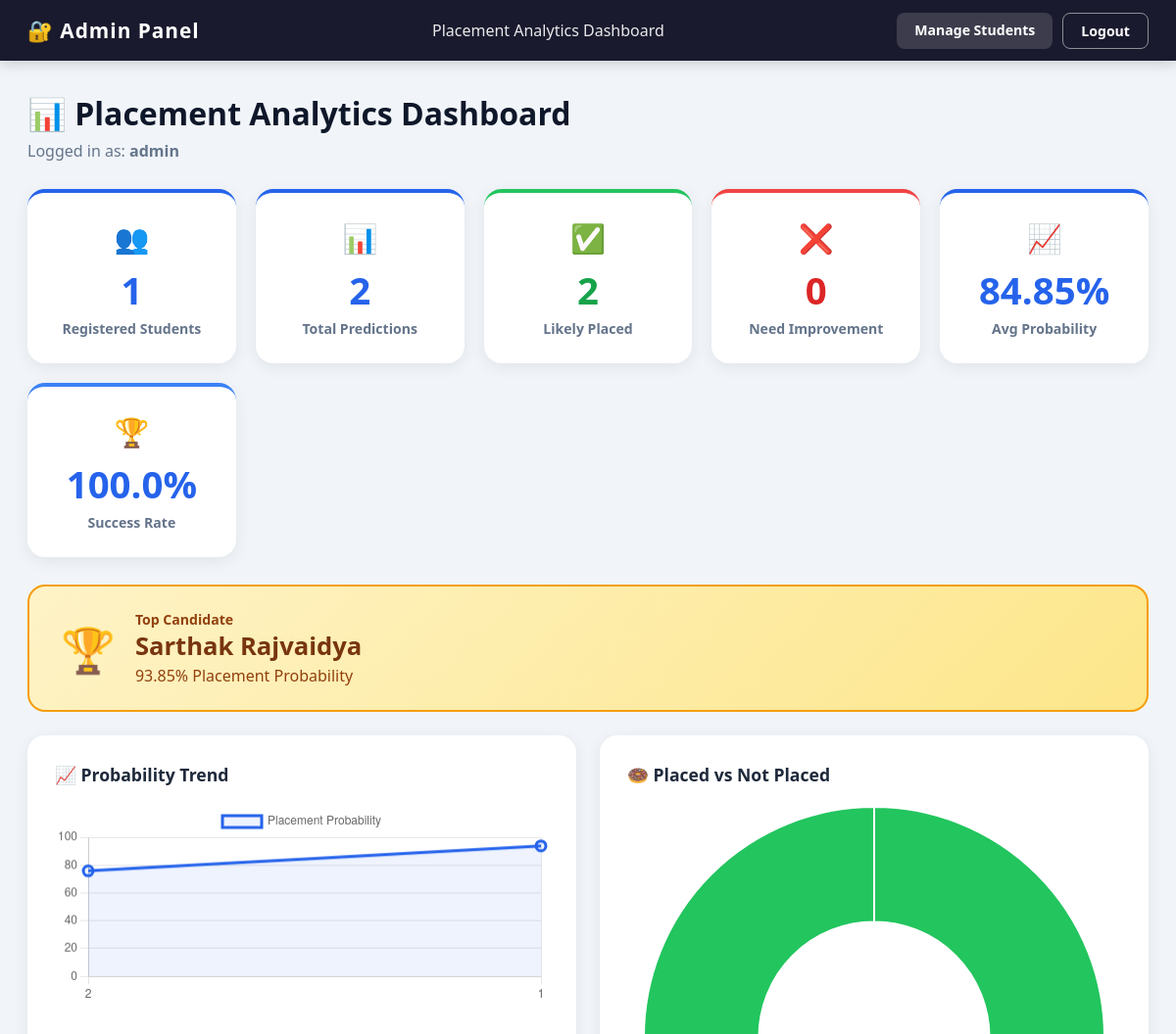
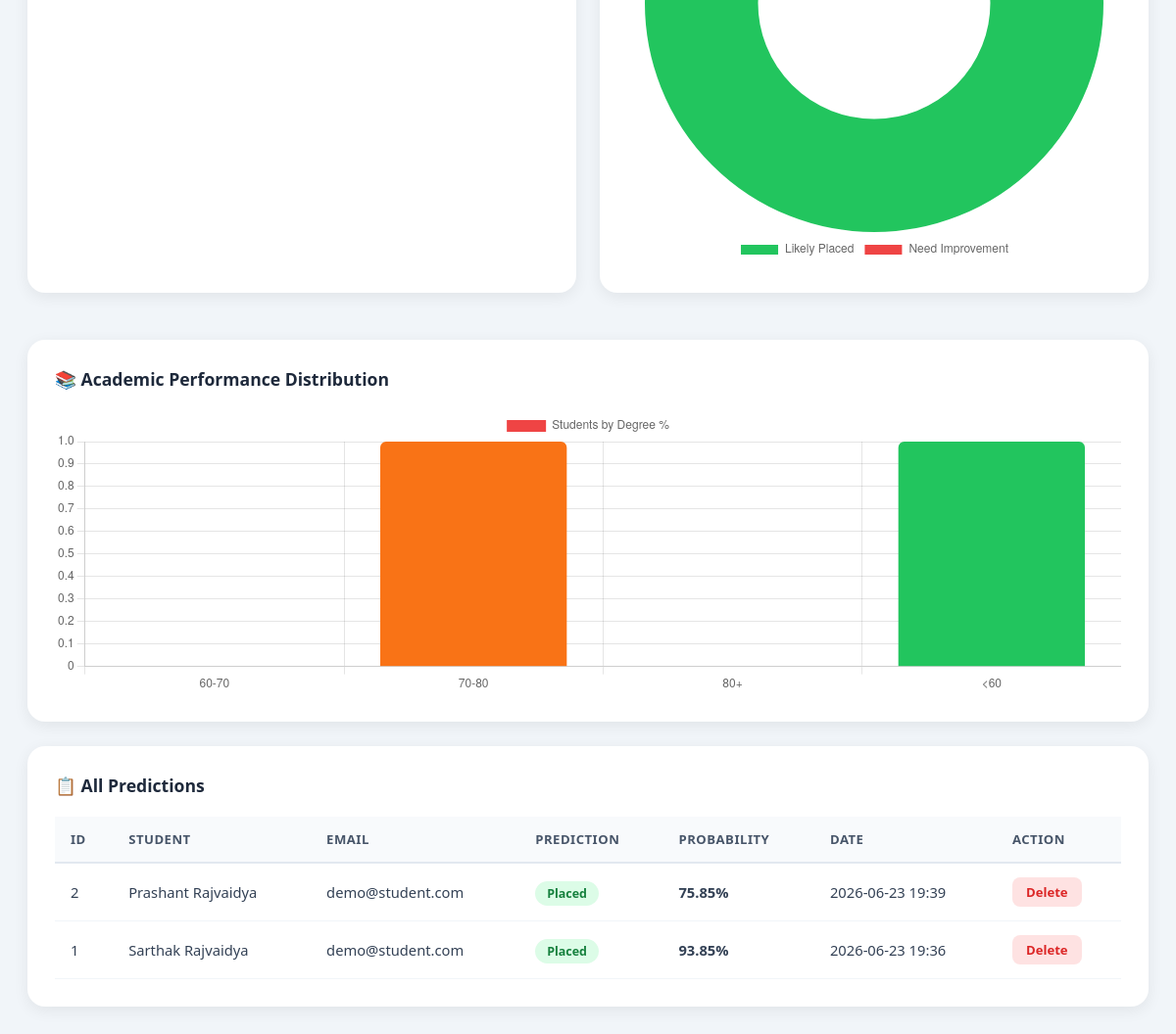
Screenshot of /admin/dashboard (signed in) with the database file from the repository (2 pictures, top to bottom).
### tables this page shows
CREATE TABLE predictions(
        id INTEGER PRIMARY KEY AUTOINCREMENT,
        student_id INTEGER,
        name TEXT,
        email TEXT,
        prediction TEXT,
        probability REAL,
        degree_p REAL,
        skills_rating INTEGER,
        dsa_rating INTEGER,
        communication_rating INTEGER,
        projects_count INTEGER,
        internships_count INTEGER,
        date TIMESTAMP DEFAULT CURRENT_TIMESTAMP
    );

### app.py (the view)
@app.route('/admin/dashboard')
def admin_dashboard():
    if session.get('role') != 'admin':
        return redirect(url_for('admin_login'))
    conn = get_db()
    rows  = conn.execute("SELECT * FROM predictions ORDER BY date DESC").fetchall()
    students = conn.execute("SELECT * FROM students ORDER BY created_at DESC").fetchall()
    conn.close()
    total_predictions = len(rows)
    total_placed      = sum(1 for r in rows if 'LIKELY' in r['prediction'])
    total_not_placed  = total_predictions - total_placed
    total_students    = len(students)
    avg_prob = round(sum(r['probability'] for r in rows) / total_predictions, 2) if rows else 0
    placement_rate = round((total_placed / total_predictions)*100, 2) if rows else 0
    top_candidate = max(rows, key=lambda r: r['probability'], default=None)
    trend_labels  = [str(r['id']) for r in rows[-20:]]
    trend_values  = [r['probability'] for r in rows[-20:]]
    degree_buckets = {'<60': 0, '60-70': 0, '70-80': 0, '80+': 0}
    for r in rows:
        dp = r['degree_p'] or 0
        if dp < 60:   degree_buckets['<60'] += 1
        elif dp < 70: degree_buckets['60-70'] += 1
        elif dp < 80: degree_buckets['70-80'] += 1
        else:         degree_buckets['80+'] += 1
    return render_template('admin.html',
        rows=rows, students=students,
        total_predictions=total_predictions, total_placed=total_placed,
        total_not_placed=total_not_placed, total_students=total_students,
        average_probability=avg_prob, placement_rate=placement_rate,
        top_candidate=top_candidate,
        trend_labels=trend_labels, trend_values=trend_values,
        degree_buckets=degree_buckets)

### app.py (called while the page is built)
def get_db():
    conn = sqlite3.connect("placement.db")
    conn.row_factory = sqlite3.Row
    return conn

### templates/admin.html (shortened to what this page needs)
<!DOCTYPE html>
<html lang="en">
<head>
<link rel="stylesheet" href="{{ url_for('static', filename='style.css') }}">
</head>
<body class="dash-body">
<nav class="dash-nav admin-nav">
  <div class="nav-brand">🔐 Admin Panel</div>
  <div class="nav-center">Placement Analytics Dashboard</div>
  <div class="nav-links">
    <a href="{{ url_for('admin_students') }}" class="nav-btn">Manage Students</a>
    <a href="{{ url_for('admin_logout') }}" class="nav-btn nav-btn-outline">Logout</a>
  </div>
</nav>
<div class="dash-container">
  <div class="dash-welcome">
    <h1>📊 Placement Analytics Dashboard</h1>
    <p>Logged in as: <strong>{{ session.admin_name }}</strong></p>
  </div>
  <div class="stats-grid">
    <div class="stat-card">
      <div class="stat-icon">👥</div>
      <div class="stat-num">{{ total_students }}</div>
      <div class="stat-label">Registered Students</div>
    </div>
    <div class="stat-card">
      <div class="stat-icon">📊</div>
      <div class="stat-num">{{ total_predictions }}</div>
      <div class="stat-label">Total Predictions</div>
    </div>
    <div class="stat-card stat-card-green">
      <div class="stat-icon">✅</div>
      <div class="stat-num">{{ total_placed }}</div>
      <div class="stat-label">Likely Placed</div>
    </div>
    <div class="stat-card stat-card-red">
      <div class="stat-icon">❌</div>
      <div class="stat-num">{{ total_not_placed }}</div>
      <div class="stat-label">Need Improvement</div>
    </div>
    <div class="stat-card">
      <div class="stat-icon">📈</div>
      <div class="stat-num">{{ average_probability }}%</div>
      <div class="stat-label">Avg Probability</div>
    </div>
    <div class="stat-card stat-card-blue">
      <div class="stat-icon">🏆</div>
      <div class="stat-num">{{ placement_rate }}%</div>
      <div class="stat-label">Success Rate</div>
    </div>
  </div>
  {% if top_candidate %}
  <div class="top-candidate-card">
    <div class="tc-icon">🏆</div>
    <div>
      <h3>Top Candidate</h3>
      <h2>{{ top_candidate['name'] }}</h2>
      <p>{{ top_candidate['probability'] }}% Placement Probability</p>
    </div>
  </div>
  {% endif %}
  <div class="chart-grid">
    <div class="dashboard-box">
      <h2>📈 Probability Trend</h2>
      <canvas id="trendChart" height="120"></canvas>
    </div>
    <div class="dashboard-box">
      <h2>🍩 Placed vs Not Placed</h2>
      <canvas id="doughnutChart" height="120"></canvas>
    </div>
  </div>
  <div class="dashboard-box" style="margin-bottom:25px">
    <h2>📚 Academic Performance Distribution</h2>
    <canvas id="degreeChart" height="80"></canvas>
  </div>
  <div class="dashboard-box">
    <h2>📋 All Predictions</h2>
    <div class="table-wrap">
      <table class="data-table">
        <thead>
          <tr><th>ID</th><th>Student</th><th>Email</th><th>Prediction</th><th>Probability</th><th>Date</th><th>Action</th></tr>
        </thead>
        <tbody>
        {% for row in rows %}
        <tr>
          <td>{{ row['id'] }}</td>
          <td>{{ row['name'] }}</td>
          <td>{{ row['email'] }}</td>
          <td>
            <span class="badge {% if 'LIKELY' in row['prediction'] %}badge-green{% else %}badge-red{% endif %}">
              {{ 'Placed' if 'LIKELY' in row['prediction'] else 'Not Placed' }}
            </span>
          </td>
          <td><strong>{{ row['probability'] }}%</strong></td>
          <td>{{ row['date'][:16] }}</td>
          <td>
            <a href="{{ url_for('delete_prediction', pid=row['id']) }}"
               onclick="return confirm('Delete this prediction?')" class="tbl-btn tbl-btn-danger">Delete</a>
          </td>
        </tr>
        {% endfor %}
        </tbody>
      </table>
    </div>
  </div>
</div>
<script>
const labels = {{ trend_labels|tojson }};
const values = {{ trend_values|tojson }};
new Chart(document.getElementById('trendChart'), {
  type: 'line',
  data: {
    labels, datasets: [{
      label: 'Placement Probability',
      data: values, borderWidth: 3, fill: true,
      borderColor: '#2563eb', backgroundColor: 'rgba(37,99,235,0.08)',
      tension: 0.4, pointRadius: 5
    }]
  },
  options: { responsive:true, scales:{ y:{ min:0, max:100 } } }
});
new Chart(document.getElementById('doughnutChart'), {
  type: 'doughnut',
  data: {
    labels: ['Likely Placed','Need Improvement'],
    datasets: [{
      data: [{{ total_placed }}, {{ total_not_placed }}],
      backgroundColor: ['#22c55e','#ef4444'],
      borderWidth: 2
    }]
  },
  options: { responsive: true, plugins:{ legend:{ position:'bottom' } } }
});
const db = {{ degree_buckets|tojson }};
new Chart(document.getElementById('degreeChart'), {
  type: 'bar',
  data: {
    labels: Object.keys(db),
    datasets: [{
      label: 'Students by Degree %',
      data: Object.values(db),
      backgroundColor: ['#ef4444','#f97316','#3b82f6','#22c55e'],
      borderRadius: 6
    }]
  },
  options: { responsive:true, scales:{ y:{ beginAtZero:true } } }
});
</script>
</body>
</html>

### static/style.css (style rules this page uses)
*, *::before, *::after { margin:0; padding:0; box-sizing:border-box; }
body { font-family: 'Segoe UI', Tahoma, Geneva, Verdana, sans-serif; background:#f1f5f9; color:#1e293b; }
a { text-decoration:none; color:inherit; }
.dash-nav { display:flex; align-items:center; justify-content:space-between; background:#1e40af; color:white; padding:0 28px; height:62px; box-shadow:0 4px 12px rgba(0,0,0,0.15); position:sticky; top:0; z-index:100; }
.admin-nav { background:#1a1a2e; }
.nav-brand { font-size:1.3rem; font-weight:800; letter-spacing:1px; }
.nav-center { font-size:1rem; font-weight:500; opacity:0.9; }
.nav-links { display:flex; gap:10px; }
.nav-btn { padding:8px 18px; border-radius:8px; background:rgba(255,255,255,0.15); color:white; font-size:0.88rem; font-weight:600; transition:0.2s; }
.nav-btn-outline { background:transparent; border:1.5px solid rgba(255,255,255,0.5); }
.dash-body { background:#f1f5f9; min-height:100vh; }
.dash-container { max-width:1400px; margin:0 auto; padding:32px 28px; }
.dash-welcome { margin-bottom:28px; }
.dash-welcome h1 { font-size:2rem; font-weight:800; color:#0f172a; margin-bottom:6px; }
.dash-welcome p { color:#64748b; }
.stats-grid { display:grid; grid-template-columns:repeat(auto-fit,minmax(200px,1fr)); gap:20px; margin-bottom:28px; }
.stat-card { background:white; border-radius:18px; padding:26px 22px; text-align:center; box-shadow:0 4px 16px rgba(0,0,0,0.07); border-top:4px solid #2563eb; transition:0.3s; }
.stat-card-green { border-top-color:#22c55e; }
.stat-card-red { border-top-color:#ef4444; }
.stat-card-blue { border-top-color:#3b82f6; }
.stat-icon { font-size:1.8rem; margin-bottom:8px; }
.stat-num { font-size:2.4rem; font-weight:800; color:#2563eb; }
.stat-card-green .stat-num { color:#16a34a; }
.stat-card-red .stat-num { color:#dc2626; }
.stat-label { color:#64748b; font-size:0.88rem; font-weight:600; margin-top:4px; }
.dashboard-box { background:white; border-radius:18px; padding:28px; box-shadow:0 4px 16px rgba(0,0,0,0.07); margin-bottom:24px; }
.dashboard-box h2 { font-size:1.1rem; font-weight:700; color:#1e293b; margin-bottom:20px; }
.chart-grid { display:grid; grid-template-columns:1fr 1fr; gap:24px; margin-bottom:24px; }
.top-candidate-card { background:linear-gradient(135deg,#fef3c7,#fde68a); border-radius:18px; padding:24px 32px; display:flex; align-items:center; gap:20px; margin-bottom:24px; border:2px solid #f59e0b; }
.tc-icon { font-size:2.8rem; }
.top-candidate-card h3 { font-size:0.88rem; font-weight:600; color:#92400e; }
.top-candidate-card h2 { font-size:1.6rem; font-weight:800; color:#78350f; }
.top-candidate-card p { color:#92400e; margin-top:2px; }
.table-wrap { overflow-x:auto; }
.data-table { width:100%; border-collapse:collapse; font-size:0.92rem; }
.data-table thead tr { background:#f8fafc; }
.data-table th { padding:14px 16px; text-align:left; font-weight:700; color:#475569; font-size:0.82rem; text-transform:uppercase; letter-spacing:0.5px; border-bottom:2px solid #e2e8f0; }
.data-table td { padding:14px 16px; border-bottom:1px solid #f1f5f9; color:#334155; }
.badge { padding:4px 12px; border-radius:50px; font-size:0.78rem; font-weight:700; }
.badge-green { background:#dcfce7; color:#15803d; }
.tbl-btn { padding:6px 14px; background:#eff6ff; color:#1e40af; border-radius:8px; font-size:0.82rem; font-weight:600; transition:0.2s; display:inline-block; }
.tbl-btn-danger { background:#fee2e2; color:#dc2626; }

### rows the page displays
predictions: name "Sarthak Rajvaidya", probability "93.85", id "1", email "demo@student.com", prediction "Placed", date "2026-06-23 19:36"
predictions: id "2", name "Prashant Rajvaidya", email "demo@student.com", prediction "Placed", probability "75.85", date "2026-06-23 19:39"

### other values shown
{{ session.admin_name }} "admin"
{{ total_students }} "1"
{{ total_predictions }} "2"
{{ total_placed }} "2"
{{ total_not_placed }} "0"
{{ average_probability }} "84.85"
{{ placement_rate }} "100.0"
chart data {{ trend_labels|tojson }} ["2", "1"]
chart data {{ trend_values|tojson }} [75.85, 93.85]
chart data {{ total_not_placed }} 0
